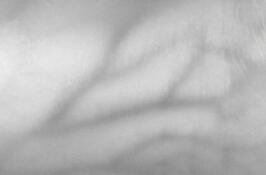
%> input picture DIP/DIP参考书籍代码和素材/0_images/vein.jpg, 266 x 175 px
$ octave Image_HistEQ3.m   (GNU Octave 9; MATLAB toolbox functions it lacks are replaced by stand-ins)
%> lines starting %> are read from the running program, lines starting %| are printed output that depends on the picture
clear all; close all; clc;

% -------------------------------------------------------------------------
% Read PC image to Matlab
% IMG1 = imread('../../0_images/scart.jpg');    % 读取jpg图像
IMG1 = imread('../../0_images/vein.jpg');    % 读取jpg图像
%> IMG1 is the input picture: size 175x266x3 uint8; mean R, G, B 185.7, 185.7, 185.7
IMG1 = rgb2gray(IMG1);
%> IMG1: size 175x266 uint8
h = size(IMG1,1);         % 读取图像高度
%> h = 175
w = size(IMG1,2);         % 读取图像宽度
%> w = 266

% ----------------------------------------------
% Step1: 进行像素灰度级数统计
NumPixel = zeros(1,256);    %统计0-255灰度级数
for i = 1:h
    for j = 1: w
        NumPixel(IMG1(i,j) + 1) = NumPixel(IMG1(i,j) + 1) + 1;
    end
end
%> after the loop, NumPixel = 256 values, max 961 at index 188, min 0 at index 1, mean 181.8

% Step2: 进行像素灰度级数累积统计
CumPixel = zeros(1,256);
for i = 1:256
    if i == 1
        CumPixel(i) = NumPixel(i);
    else
        CumPixel(i) = CumPixel(i-1) + NumPixel(i);
    end
end
%> after the loop, CumPixel = 256 values from 0 to 46550

% Step3: 对灰度值进行映射（均衡化） = 归一化 + 扩大到255
IMG2 = zeros(h,w);
for i = 1:h
    for j = 1: w
        IMG2(i,j) = CumPixel(IMG1(i,j)+1)/(h*w)*255;
%        IMG2(i,j) = bitshift(CumPixel(IMG1(i,j)+1),-10);
    end
end
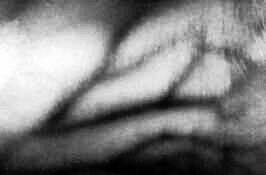
%> IMG2: size 175x266 double; min 0.011, max 255, mean 129.2
IMG2 = uint8(IMG2);
%> IMG2: size 175x266 uint8


% -------------------------------------------------------------------------
% IMG2 = rgb2gray(IMG1);    % 转灰度图像
% figure;
subplot(231), imshow(IMG1);  title('原始图像');
subplot(232), imhist(IMG1); title('原始图像直方图');

% ----------------------------------------------
% Step1: 进行像素灰度级数统计
NumPixel2 = zeros(1,256);    %统计0-255灰度级数
for i = 1:h
    for j = 1: w
        NumPixel2(IMG2(i,j) + 1) = NumPixel2(IMG2(i,j) + 1) + 1;
    end
end
%> after the loop, NumPixel2 = 256 values, max 961 at index 136, min 0 at index 14, mean 181.8

% Step2: 进行像素灰度级数累积统计
CumPixel2 = zeros(1,256);
for i = 1:256
    if i == 1
        CumPixel2(i) = NumPixel2(i);
    else
        CumPixel2(i) = CumPixel2(i-1) + NumPixel2(i);
    end
end
%> after the loop, CumPixel2 = 256 values from 85 to 46550
subplot(234), imshow(IMG2); title('拉伸后的图像');
subplot(235), imhist(IMG2); title('拉伸后图像直方图');


% ----------------------------------------------
% figure;
subplot(233),bar(CumPixel); title('原图灰度级数累积');
subplot(236),bar(CumPixel2);title('拉伸后图像灰度级数累积');
%> after `title('拉伸后图像灰度级数累积')`:
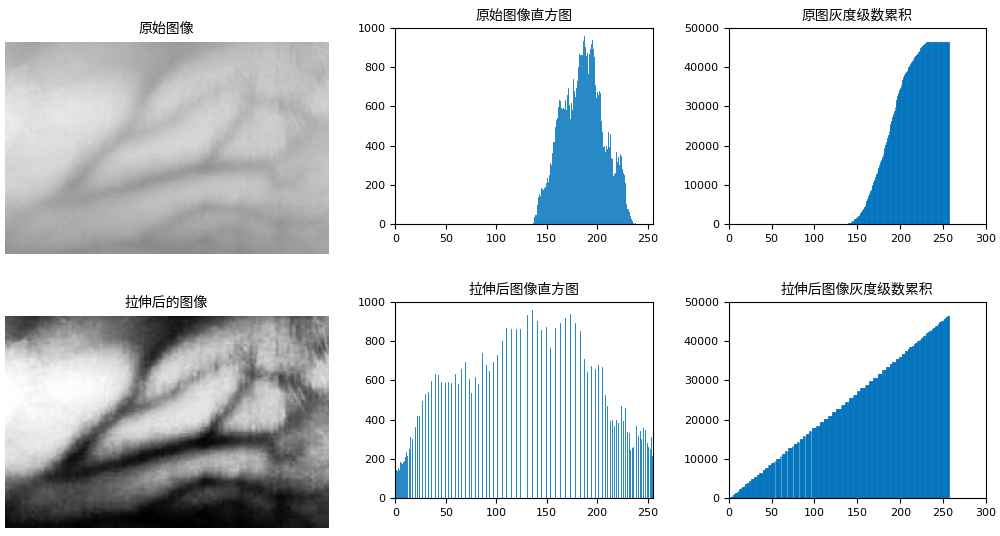
%> figure redrawn from the program's plot data, 6 panels
